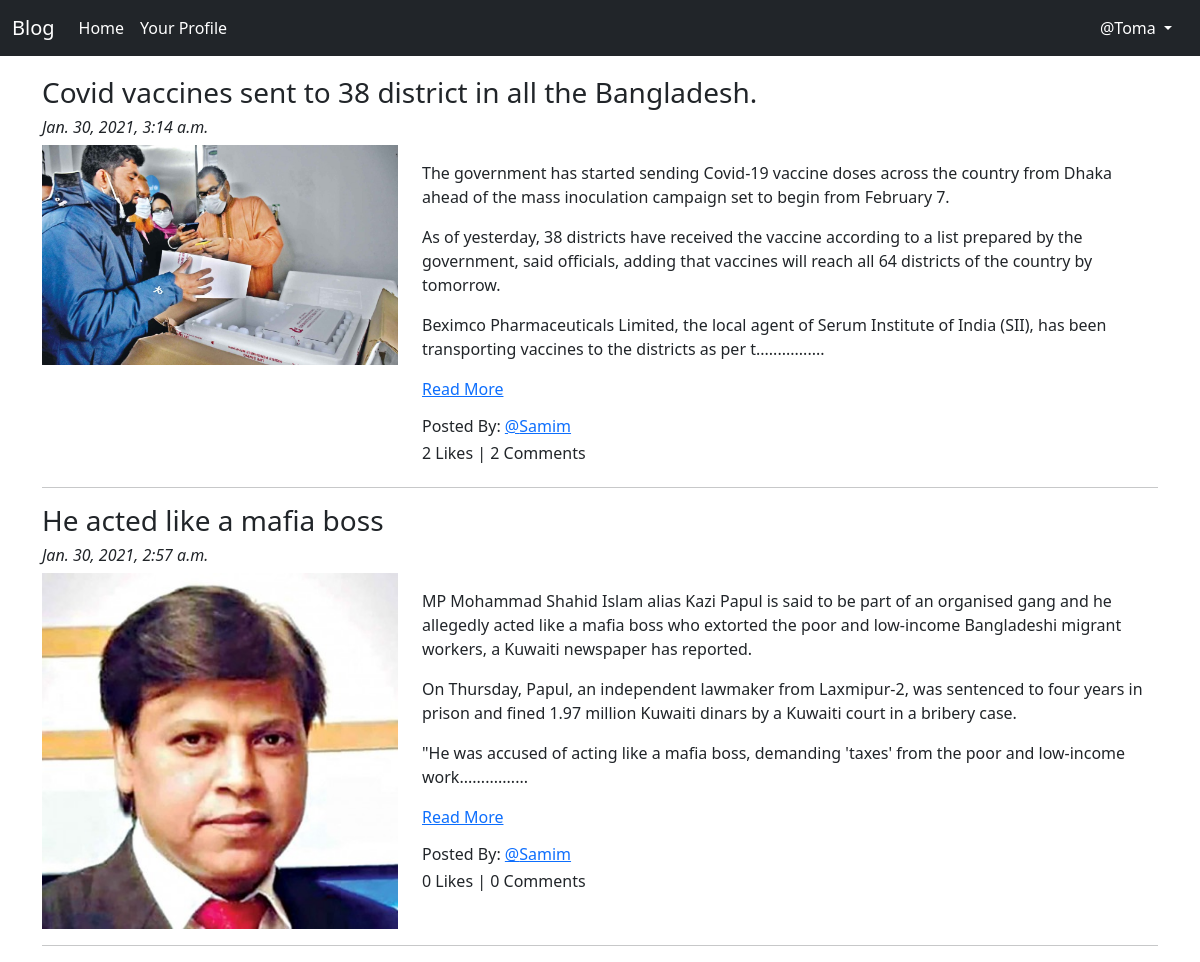
Page /blog/ (signed in) on the committed database.
### App_Blog/models.py (models this page shows, shortened)
class Blog(models.Model):
    author = models.ForeignKey(User, on_delete=models.CASCADE, related_name='post_author')
    blog_title = models.CharField(max_length=200, verbose_name="put a title")
    slug = models.SlugField(max_length=265, unique=True)
    blog_content = models.TextField(verbose_name="what in your mind")
    blog_image = models.ImageField(upload_to='blog_images', verbose_name="Image")
    publish_date = models.DateTimeField(auto_now_add=True)
    update_date = models.DateTimeField(auto_now=True)
    class Meta:
        ordering = ('-publish_date',)

### App_Blog/views.py (the view)
# urls.py: path('', views.BlogList.as_view(), name='blog_list'),
class BlogList(ListView):
    context_object_name = 'blogs'
    model = Blog
    template_name = 'App_Blog/blog_list.html'

### App_Blog/templatetags/custom_filters.py (called while the page is built)
def range_filter(value):
    return value[0:500] + "................"

### templates/App_Blog/blog_list.html (shortened to what this page needs)
{% extends 'base.html' %}
{% load custom_filters %}
{% block content %}
{% for blog in blogs %}
<h3>{{blog.blog_title}}</h3>
<h6><i>{{blog.publish_date}}</i></h6>
<div class="row">
  <div class="col-sm-4">
    <img src="/media/{{blog.blog_image}}" alt="{{blog.blog_title}}" title="{{blog.blog_title}}" width="100%">
  </div>
  <div class="col-sm-8">
    <p>{{blog.blog_content|range_filter|linebreaks}} <a href="{% url 'App_Blog:blog_details' slug=blog.slug %}">Read More</a></p>
    <h6>Posted By: <a href="#">@{{blog.author}}</a></h6>
    <h6>{{blog.liked_blog.count}} Likes | {{blog.blog_comment.count }} Comments </h6>
  </div>
</div>
<hr>
{% endfor %}
{% endblock content %}

### templates/base.html (shortened to what this page needs)
<!doctype html>
{% load static %}
<html lang="en">
  <head>
    <link href="https://cdn.jsdelivr.net/npm/bootstrap@5.0.0-beta1/dist/css/bootstrap.min.css" rel="stylesheet">
    <link rel="stylesheet" href="{% static 'CSS/style.css' %}" type="text/css">
    <link rel="stylesheet" href="https://cdnjs.cloudflare.com/ajax/libs/font-awesome/4.7.0/css/font-awesome.min.css">
  </head>
  <body>
    <nav class="navbar navbar-expand-lg navbar-dark bg-dark">
        <div class="container-fluid">
          <a class="navbar-brand" href="#">Blog</a>
          <div class="collapse navbar-collapse" id="navbarSupportedContent">
            <ul class="navbar-nav me-auto mb-2 mb-lg-0">
              <li class="nav-item">
                <a class="nav-link active" href="{% url 'index' %}" aria-current="page" href="#">Home</a>
              </li>
              {% if user.is_authenticated %}
              <li class="nav-item">
                <a class="nav-link active" href="{% url 'App_login:profile' %}">Your Profile</a>
              </li>
              {% endif %}
            </ul>
            {% if user.is_authenticated %}
            <div class="nav-item dropdown">
                <a class="nav-link dropdown-toggle" href="#" id="navbardrop" data-toggle="dropdown">
                    @{{user.username}}
                </a>
            </div>
            {% endif %}
          </div>
        </div>
    </nav>
    <div class="container" style="padding-top: 20px;">
      {% block content %}
      {% endblock content %}
    </div>
  </body>
</html>

### static/CSS/style.css (style rules this page uses)
#navbardrop { color: #fff; }

### rows in the picture
Blog: blog_title "Covid vaccines sent to 38 district in all the Bangladesh.", publish_date "Jan. 30, 2021, 3:14 a.m.", blog_image (picture), blog_content|range_filter "The government has started sending Covid-19 vaccine doses across the country from Dhaka ahead of the mass inoculation campaign set to begin from February 7. As of yesterday, 38 districts have received the vaccine according to a list prepared by the government, said officials, adding that vaccines will reach all 64 districts of the country by tomorrow. Beximco Pharmaceuticals Limited, the local agent of Serum Institute of India (SII), has been transporting vaccines to the districts as per t................", author "Samim", liked_blog.count "2", blog_comment.count "2"
Blog: blog_title "He acted like a mafia boss", publish_date "Jan. 30, 2021, 2:57 a.m.", blog_image (picture), blog_content|range_filter "MP Mohammad Shahid Islam alias Kazi Papul is said to be part of an organised gang and he allegedly acted like a mafia boss who extorted the poor and low-income Bangladeshi migrant workers, a Kuwaiti newspaper has reported. On Thursday, Papul, an independent lawmaker from Laxmipur-2, was sentenced to four years in prison and fined 1.97 million Kuwaiti dinars by a Kuwaiti court in a bribery case. \"He was accused of acting like a mafia boss, demanding 'taxes' from the poor and low-income work................", author "Samim", liked_blog.count "0", blog_comment.count "0"

### other values in the picture
{{ user.username }} "Toma"
